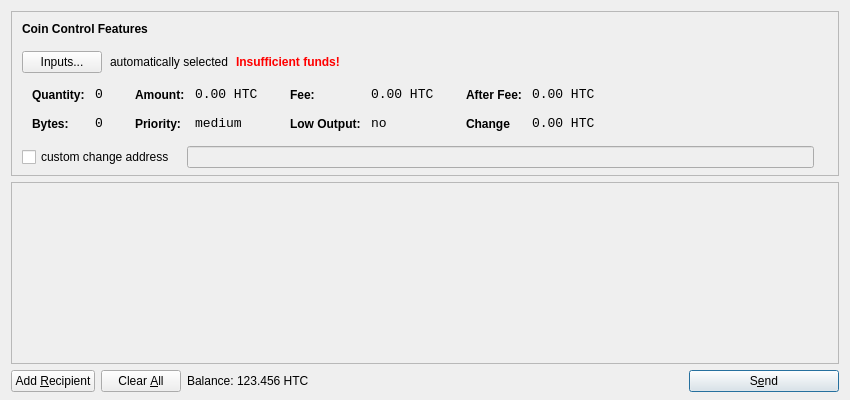
<?xml version="1.0" encoding="UTF-8"?>
<ui version="4.0">
 <class>SendCoinsDialog</class>
 <widget class="QDialog" name="SendCoinsDialog">
  <property name="geometry">
   <rect>
    <x>0</x>
    <y>0</y>
    <width>850</width>
    <height>400</height>
   </rect>
  </property>
  <property name="windowTitle">
   <string>Send Coins</string>
  </property>
  <layout class="QVBoxLayout" name="verticalLayout" stretch="0,1,0">
   <property name="bottomMargin">
    <number>8</number>
   </property>
   <item>
    <widget class="QFrame" name="frameCoinControl">
     <property name="sizePolicy">
      <sizepolicy hsizetype="Expanding" vsizetype="Expanding">
       <horstretch>0</horstretch>
       <verstretch>0</verstretch>
      </sizepolicy>
     </property>
     <property name="maximumSize">
      <size>
       <width>16777215</width>
       <height>16777215</height>
      </size>
     </property>
     <property name="frameShape">
      <enum>QFrame::StyledPanel</enum>
     </property>
     <property name="frameShadow">
      <enum>QFrame::Sunken</enum>
     </property>
     <layout class="QVBoxLayout" name="verticalLayoutCoinControl2">
      <property name="spacing">
       <number>-1</number>
      </property>
      <property name="leftMargin">
       <number>0</number>
      </property>
      <property name="topMargin">
       <number>0</number>
      </property>
      <property name="rightMargin">
       <number>0</number>
      </property>
      <property name="bottomMargin">
       <number>6</number>
      </property>
      <item>
       <layout class="QVBoxLayout" name="verticalLayoutCoinControl" stretch="0,0,0,0,1">
        <property name="spacing">
         <number>0</number>
        </property>
        <property name="leftMargin">
         <number>10</number>
        </property>
        <property name="topMargin">
         <number>10</number>
        </property>
        <item>
         <layout class="QHBoxLayout" name="horizontalLayoutCoinControl1">
          <property name="bottomMargin">
           <number>15</number>
          </property>
          <item>
           <widget class="QLabel" name="labelCoinControlFeatures">
            <property name="sizePolicy">
             <sizepolicy hsizetype="Preferred" vsizetype="Maximum">
              <horstretch>0</horstretch>
              <verstretch>0</verstretch>
             </sizepolicy>
            </property>
            <property name="font">
             <font>
              <weight>75</weight>
              <bold>true</bold>
             </font>
            </property>
            <property name="styleSheet">
             <string notr="true">font-weight:bold;</string>
            </property>
            <property name="text">
             <string>Coin Control Features</string>
            </property>
           </widget>
          </item>
         </layout>
        </item>
        <item>
         <layout class="QHBoxLayout" name="horizontalLayoutCoinControl2" stretch="0,0,0,0">
          <property name="spacing">
           <number>8</number>
          </property>
          <property name="bottomMargin">
           <number>10</number>
          </property>
          <item>
           <widget class="QPushButton" name="pushButtonCoinControl">
            <property name="styleSheet">
             <string notr="true"/>
            </property>
            <property name="text">
             <string>Inputs...</string>
            </property>
           </widget>
          </item>
          <item>
           <widget class="QLabel" name="labelCoinControlAutomaticallySelected">
            <property name="text">
             <string>automatically selected</string>
            </property>
            <property name="margin">
             <number>5</number>
            </property>
           </widget>
          </item>
          <item>
           <widget class="QLabel" name="labelCoinControlInsuffFunds">
            <property name="font">
             <font>
              <weight>75</weight>
              <bold>true</bold>
             </font>
            </property>
            <property name="styleSheet">
             <string notr="true">color:red;font-weight:bold;</string>
            </property>
            <property name="text">
             <string>Insufficient funds!</string>
            </property>
            <property name="margin">
             <number>5</number>
            </property>
           </widget>
          </item>
          <item>
           <spacer name="horizontalSpacerCoinControl">
            <property name="orientation">
             <enum>Qt::Horizontal</enum>
            </property>
            <property name="sizeHint" stdset="0">
             <size>
              <width>40</width>
              <height>1</height>
             </size>
            </property>
           </spacer>
          </item>
         </layout>
        </item>
        <item>
         <widget class="QWidget" name="widgetCoinControl" native="true">
          <property name="sizePolicy">
           <sizepolicy hsizetype="Preferred" vsizetype="Preferred">
            <horstretch>0</horstretch>
            <verstretch>0</verstretch>
           </sizepolicy>
          </property>
          <property name="minimumSize">
           <size>
            <width>0</width>
            <height>0</height>
           </size>
          </property>
          <property name="styleSheet">
           <string notr="true"/>
          </property>
          <layout class="QHBoxLayout" name="horizontalLayoutCoinControl5">
           <property name="margin">
            <number>0</number>
           </property>
           <item>
            <layout class="QHBoxLayout" name="horizontalLayoutCoinControl3" stretch="0,0,0,1">
             <property name="spacing">
              <number>20</number>
             </property>
             <property name="topMargin">
              <number>0</number>
             </property>
             <property name="bottomMargin">
              <number>10</number>
             </property>
             <item>
              <layout class="QFormLayout" name="formLayoutCoinControl1">
               <property name="horizontalSpacing">
                <number>10</number>
               </property>
               <property name="verticalSpacing">
                <number>14</number>
               </property>
               <property name="leftMargin">
                <number>10</number>
               </property>
               <property name="topMargin">
                <number>4</number>
               </property>
               <property name="rightMargin">
                <number>6</number>
               </property>
               <item row="0" column="0">
                <widget class="QLabel" name="labelCoinControlQuantityText">
                 <property name="styleSheet">
                  <string notr="true">font-weight:bold;</string>
                 </property>
                 <property name="text">
                  <string>Quantity:</string>
                 </property>
                 <property name="margin">
                  <number>0</number>
                 </property>
                </widget>
               </item>
               <item row="0" column="1">
                <widget class="QLabel" name="labelCoinControlQuantity">
                 <property name="font">
                  <font>
                   <family>Monospace</family>
                   <pointsize>10</pointsize>
                  </font>
                 </property>
                 <property name="cursor">
                  <cursorShape>IBeamCursor</cursorShape>
                 </property>
                 <property name="contextMenuPolicy">
                  <enum>Qt::ActionsContextMenu</enum>
                 </property>
                 <property name="text">
                  <string>0</string>
                 </property>
                 <property name="margin">
                  <number>0</number>
                 </property>
                 <property name="textInteractionFlags">
                  <set>Qt::LinksAccessibleByMouse|Qt::TextSelectableByKeyboard|Qt::TextSelectableByMouse</set>
                 </property>
                </widget>
               </item>
               <item row="1" column="0">
                <widget class="QLabel" name="labelCoinControlBytesText">
                 <property name="styleSheet">
                  <string notr="true">font-weight:bold;</string>
                 </property>
                 <property name="text">
                  <string>Bytes:</string>
                 </property>
                </widget>
               </item>
               <item row="1" column="1">
                <widget class="QLabel" name="labelCoinControlBytes">
                 <property name="font">
                  <font>
                   <family>Monospace</family>
                   <pointsize>10</pointsize>
                  </font>
                 </property>
                 <property name="cursor">
                  <cursorShape>IBeamCursor</cursorShape>
                 </property>
                 <property name="contextMenuPolicy">
                  <enum>Qt::ActionsContextMenu</enum>
                 </property>
                 <property name="text">
                  <string>0</string>
                 </property>
                 <property name="textInteractionFlags">
                  <set>Qt::LinksAccessibleByMouse|Qt::TextSelectableByKeyboard|Qt::TextSelectableByMouse</set>
                 </property>
                </widget>
               </item>
              </layout>
             </item>
             <item>
              <layout class="QFormLayout" name="formLayoutCoinControl2">
               <property name="horizontalSpacing">
                <number>10</number>
               </property>
               <property name="verticalSpacing">
                <number>14</number>
               </property>
               <property name="leftMargin">
                <number>6</number>
               </property>
               <property name="topMargin">
                <number>4</number>
               </property>
               <property name="rightMargin">
                <number>6</number>
               </property>
               <item row="0" column="0">
                <widget class="QLabel" name="labelCoinControlAmountText">
                 <property name="styleSheet">
                  <string notr="true">font-weight:bold;</string>
                 </property>
                 <property name="text">
                  <string>Amount:</string>
                 </property>
                 <property name="margin">
                  <number>0</number>
                 </property>
                </widget>
               </item>
               <item row="0" column="1">
                <widget class="QLabel" name="labelCoinControlAmount">
                 <property name="font">
                  <font>
                   <family>Monospace</family>
                   <pointsize>10</pointsize>
                  </font>
                 </property>
                 <property name="cursor">
                  <cursorShape>IBeamCursor</cursorShape>
                 </property>
                 <property name="contextMenuPolicy">
                  <enum>Qt::ActionsContextMenu</enum>
                 </property>
                 <property name="text">
                  <string>0.00 HTC</string>
                 </property>
                 <property name="textInteractionFlags">
                  <set>Qt::LinksAccessibleByMouse|Qt::TextSelectableByKeyboard|Qt::TextSelectableByMouse</set>
                 </property>
                </widget>
               </item>
               <item row="1" column="0">
                <widget class="QLabel" name="labelCoinControlPriorityText">
                 <property name="styleSheet">
                  <string notr="true">font-weight:bold;</string>
                 </property>
                 <property name="text">
                  <string>Priority:</string>
                 </property>
                </widget>
               </item>
               <item row="1" column="1">
                <widget class="QLabel" name="labelCoinControlPriority">
                 <property name="font">
                  <font>
                   <family>Monospace</family>
                   <pointsize>10</pointsize>
                  </font>
                 </property>
                 <property name="cursor">
                  <cursorShape>IBeamCursor</cursorShape>
                 </property>
                 <property name="contextMenuPolicy">
                  <enum>Qt::ActionsContextMenu</enum>
                 </property>
                 <property name="text">
                  <string>medium</string>
                 </property>
                 <property name="textInteractionFlags">
                  <set>Qt::LinksAccessibleByMouse|Qt::TextSelectableByKeyboard|Qt::TextSelectableByMouse</set>
                 </property>
                </widget>
               </item>
              </layout>
             </item>
             <item>
              <layout class="QFormLayout" name="formLayoutCoinControl3">
               <property name="horizontalSpacing">
                <number>10</number>
               </property>
               <property name="verticalSpacing">
                <number>14</number>
               </property>
               <property name="leftMargin">
                <number>6</number>
               </property>
               <property name="topMargin">
                <number>4</number>
               </property>
               <property name="rightMargin">
                <number>6</number>
               </property>
               <item row="0" column="0">
                <widget class="QLabel" name="labelCoinControlFeeText">
                 <property name="styleSheet">
                  <string notr="true">font-weight:bold;</string>
                 </property>
                 <property name="text">
                  <string>Fee:</string>
                 </property>
                 <property name="margin">
                  <number>0</number>
                 </property>
                </widget>
               </item>
               <item row="0" column="1">
                <widget class="QLabel" name="labelCoinControlFee">
                 <property name="font">
                  <font>
                   <family>Monospace</family>
                   <pointsize>10</pointsize>
                  </font>
                 </property>
                 <property name="cursor">
                  <cursorShape>IBeamCursor</cursorShape>
                 </property>
                 <property name="contextMenuPolicy">
                  <enum>Qt::ActionsContextMenu</enum>
                 </property>
                 <property name="text">
                  <string>0.00 HTC</string>
                 </property>
                 <property name="textInteractionFlags">
                  <set>Qt::LinksAccessibleByMouse|Qt::TextSelectableByKeyboard|Qt::TextSelectableByMouse</set>
                 </property>
                </widget>
               </item>
               <item row="1" column="0">
                <widget class="QLabel" name="labelCoinControlLowOutputText">
                 <property name="styleSheet">
                  <string notr="true">font-weight:bold;</string>
                 </property>
                 <property name="text">
                  <string>Low Output:</string>
                 </property>
                </widget>
               </item>
               <item row="1" column="1">
                <widget class="QLabel" name="labelCoinControlLowOutput">
                 <property name="font">
                  <font>
                   <family>Monospace</family>
                   <pointsize>10</pointsize>
                  </font>
                 </property>
                 <property name="cursor">
                  <cursorShape>IBeamCursor</cursorShape>
                 </property>
                 <property name="contextMenuPolicy">
                  <enum>Qt::ActionsContextMenu</enum>
                 </property>
                 <property name="text">
                  <string>no</string>
                 </property>
                 <property name="textInteractionFlags">
                  <set>Qt::LinksAccessibleByMouse|Qt::TextSelectableByKeyboard|Qt::TextSelectableByMouse</set>
                 </property>
                </widget>
               </item>
              </layout>
             </item>
             <item>
              <layout class="QFormLayout" name="formLayoutCoinControl4">
               <property name="horizontalSpacing">
                <number>10</number>
               </property>
               <property name="verticalSpacing">
                <number>14</number>
               </property>
               <property name="leftMargin">
                <number>6</number>
               </property>
               <property name="topMargin">
                <number>4</number>
               </property>
               <property name="rightMargin">
                <number>6</number>
               </property>
               <item row="0" column="0">
                <widget class="QLabel" name="labelCoinControlAfterFeeText">
                 <property name="styleSheet">
                  <string notr="true">font-weight:bold;</string>
                 </property>
                 <property name="text">
                  <string>After Fee:</string>
                 </property>
                 <property name="margin">
                  <number>0</number>
                 </property>
                </widget>
               </item>
               <item row="0" column="1">
                <widget class="QLabel" name="labelCoinControlAfterFee">
                 <property name="font">
                  <font>
                   <family>Monospace</family>
                   <pointsize>10</pointsize>
                  </font>
                 </property>
                 <property name="cursor">
                  <cursorShape>IBeamCursor</cursorShape>
                 </property>
                 <property name="contextMenuPolicy">
                  <enum>Qt::ActionsContextMenu</enum>
                 </property>
                 <property name="text">
                  <string>0.00 HTC</string>
                 </property>
                 <property name="textInteractionFlags">
                  <set>Qt::LinksAccessibleByMouse|Qt::TextSelectableByKeyboard|Qt::TextSelectableByMouse</set>
                 </property>
                </widget>
               </item>
               <item row="1" column="0">
                <widget class="QLabel" name="labelCoinControlChangeText">
                 <property name="styleSheet">
                  <string notr="true">font-weight:bold;</string>
                 </property>
                 <property name="text">
                  <string>Change</string>
                 </property>
                </widget>
               </item>
               <item row="1" column="1">
                <widget class="QLabel" name="labelCoinControlChange">
                 <property name="font">
                  <font>
                   <family>Monospace</family>
                   <pointsize>10</pointsize>
                  </font>
                 </property>
                 <property name="cursor">
                  <cursorShape>IBeamCursor</cursorShape>
                 </property>
                 <property name="contextMenuPolicy">
                  <enum>Qt::ActionsContextMenu</enum>
                 </property>
                 <property name="text">
                  <string>0.00 HTC</string>
                 </property>
                 <property name="textInteractionFlags">
                  <set>Qt::LinksAccessibleByMouse|Qt::TextSelectableByKeyboard|Qt::TextSelectableByMouse</set>
                 </property>
                </widget>
               </item>
              </layout>
             </item>
            </layout>
           </item>
          </layout>
         </widget>
        </item>
        <item>
         <layout class="QHBoxLayout" name="horizontalLayoutCoinControl4" stretch="0,0,0">
          <property name="spacing">
           <number>12</number>
          </property>
          <property name="sizeConstraint">
           <enum>QLayout::SetDefaultConstraint</enum>
          </property>
          <property name="topMargin">
           <number>5</number>
          </property>
          <property name="rightMargin">
           <number>5</number>
          </property>
          <item>
           <widget class="QCheckBox" name="checkBoxCoinControlChange">
            <property name="text">
             <string>custom change address</string>
            </property>
           </widget>
          </item>
          <item>
           <widget class="QLineEdit" name="lineEditCoinControlChange">
            <property name="enabled">
             <bool>false</bool>
            </property>
            <property name="sizePolicy">
             <sizepolicy hsizetype="Expanding" vsizetype="Fixed">
              <horstretch>0</horstretch>
              <verstretch>0</verstretch>
             </sizepolicy>
            </property>
           </widget>
          </item>
          <item>
           <widget class="QLabel" name="labelCoinControlChangeLabel">
            <property name="sizePolicy">
             <sizepolicy hsizetype="Preferred" vsizetype="Expanding">
              <horstretch>0</horstretch>
              <verstretch>0</verstretch>
             </sizepolicy>
            </property>
            <property name="minimumSize">
             <size>
              <width>0</width>
              <height>0</height>
             </size>
            </property>
            <property name="text">
             <string/>
            </property>
            <property name="margin">
             <number>3</number>
            </property>
           </widget>
          </item>
         </layout>
        </item>
        <item>
         <spacer name="verticalSpacerCoinControl">
          <property name="orientation">
           <enum>Qt::Vertical</enum>
          </property>
          <property name="sizeHint" stdset="0">
           <size>
            <width>800</width>
            <height>1</height>
           </size>
          </property>
         </spacer>
        </item>
       </layout>
      </item>
     </layout>
    </widget>
   </item>
   <item>
    <widget class="QScrollArea" name="scrollArea">
     <property name="widgetResizable">
      <bool>true</bool>
     </property>
     <widget class="QWidget" name="scrollAreaWidgetContents">
      <property name="geometry">
       <rect>
        <x>0</x>
        <y>0</y>
        <width>830</width>
        <height>165</height>
       </rect>
      </property>
      <layout class="QVBoxLayout" name="verticalLayout_2">
       <property name="margin">
        <number>0</number>
       </property>
       <item>
        <layout class="QVBoxLayout" name="entries">
         <property name="spacing">
          <number>6</number>
         </property>
        </layout>
       </item>
       <item>
        <spacer name="verticalSpacer">
         <property name="orientation">
          <enum>Qt::Vertical</enum>
         </property>
         <property name="sizeHint" stdset="0">
          <size>
           <width>20</width>
           <height>40</height>
          </size>
         </property>
        </spacer>
       </item>
      </layout>
     </widget>
    </widget>
   </item>
   <item>
    <layout class="QHBoxLayout" name="horizontalLayout">
     <item>
      <widget class="QPushButton" name="addButton">
       <property name="toolTip">
        <string>Send to multiple recipients at once</string>
       </property>
       <property name="text">
        <string>Add &amp;Recipient</string>
       </property>
       <property name="icon">
        <iconset resource="../bitcoin.qrc">
         <normaloff>:/icons/add</normaloff>:/icons/add</iconset>
       </property>
       <property name="autoDefault">
        <bool>false</bool>
       </property>
      </widget>
     </item>
     <item>
      <widget class="QPushButton" name="clearButton">
       <property name="sizePolicy">
        <sizepolicy hsizetype="Minimum" vsizetype="Fixed">
         <horstretch>0</horstretch>
         <verstretch>0</verstretch>
        </sizepolicy>
       </property>
       <property name="toolTip">
        <string>Remove all transaction fields</string>
       </property>
       <property name="text">
        <string>Clear &amp;All</string>
       </property>
       <property name="icon">
        <iconset resource="../bitcoin.qrc">
         <normaloff>:/icons/remove</normaloff>:/icons/remove</iconset>
       </property>
       <property name="autoRepeatDelay">
        <number>300</number>
       </property>
       <property name="autoDefault">
        <bool>false</bool>
       </property>
      </widget>
     </item>
     <item>
      <layout class="QHBoxLayout" name="horizontalLayout_2">
       <property name="spacing">
        <number>3</number>
       </property>
       <item>
        <widget class="QLabel" name="label">
         <property name="sizePolicy">
          <sizepolicy hsizetype="Preferred" vsizetype="Fixed">
           <horstretch>0</horstretch>
           <verstretch>0</verstretch>
          </sizepolicy>
         </property>
         <property name="text">
          <string>Balance:</string>
         </property>
        </widget>
       </item>
       <item>
        <widget class="QLabel" name="labelBalance">
         <property name="sizePolicy">
          <sizepolicy hsizetype="Preferred" vsizetype="Fixed">
           <horstretch>0</horstretch>
           <verstretch>0</verstretch>
          </sizepolicy>
         </property>
         <property name="cursor">
          <cursorShape>IBeamCursor</cursorShape>
         </property>
         <property name="text">
          <string>123.456 HTC</string>
         </property>
         <property name="textInteractionFlags">
          <set>Qt::LinksAccessibleByMouse|Qt::TextSelectableByKeyboard|Qt::TextSelectableByMouse</set>
         </property>
        </widget>
       </item>
      </layout>
     </item>
     <item>
      <spacer name="horizontalSpacer">
       <property name="orientation">
        <enum>Qt::Horizontal</enum>
       </property>
       <property name="sizeHint" stdset="0">
        <size>
         <width>40</width>
         <height>20</height>
        </size>
       </property>
      </spacer>
     </item>
     <item>
      <widget class="QPushButton" name="sendButton">
       <property name="minimumSize">
        <size>
         <width>150</width>
         <height>0</height>
        </size>
       </property>
       <property name="toolTip">
        <string>Confirm the send action</string>
       </property>
       <property name="text">
        <string>S&amp;end</string>
       </property>
       <property name="icon">
        <iconset resource="../bitcoin.qrc">
         <normaloff>:/icons/send</normaloff>:/icons/send</iconset>
       </property>
       <property name="default">
        <bool>true</bool>
       </property>
      </widget>
     </item>
    </layout>
   </item>
  </layout>
 </widget>
 <resources>
  <include location="../bitcoin.qrc"/>
 </resources>
 <connections/>
</ui>
